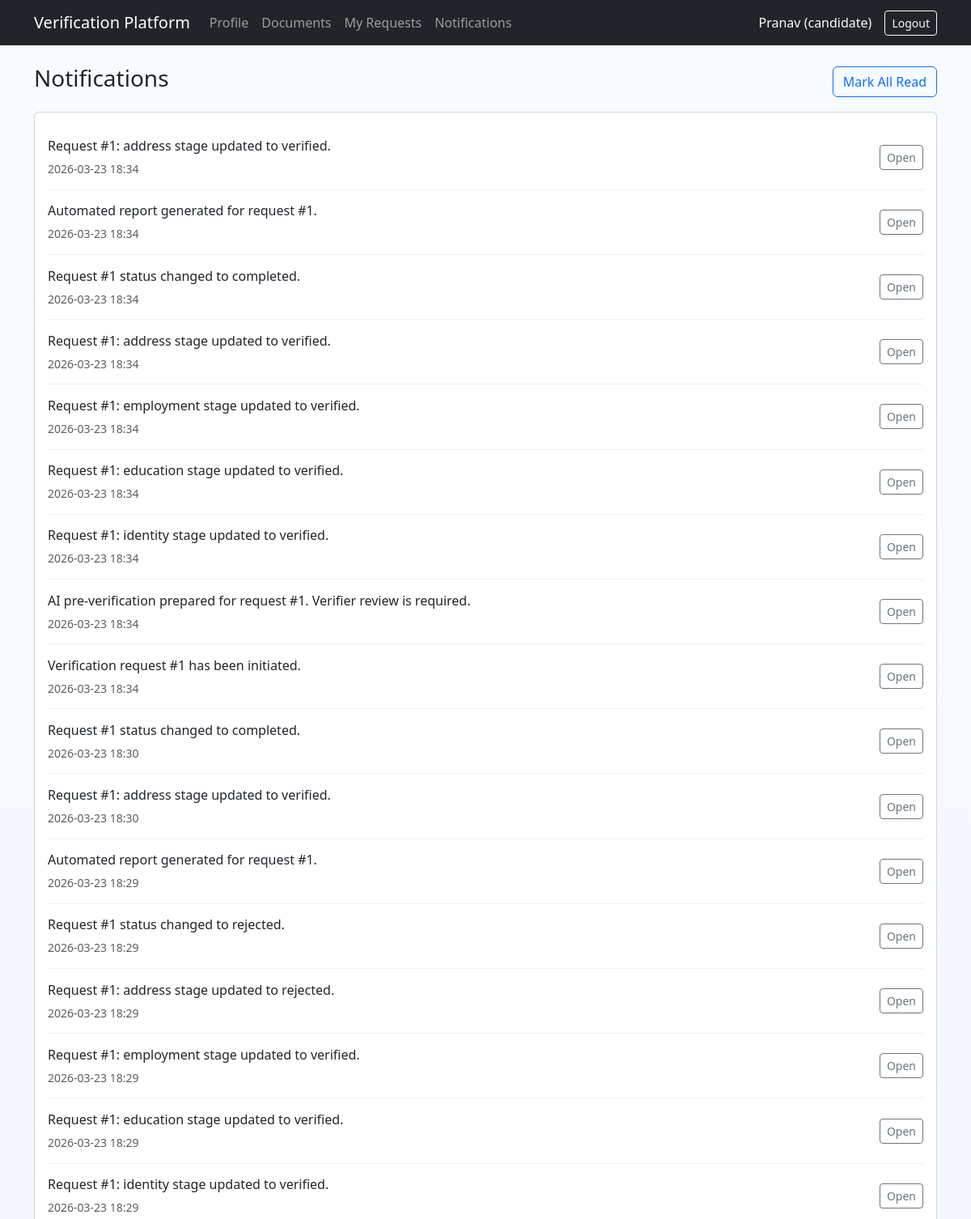
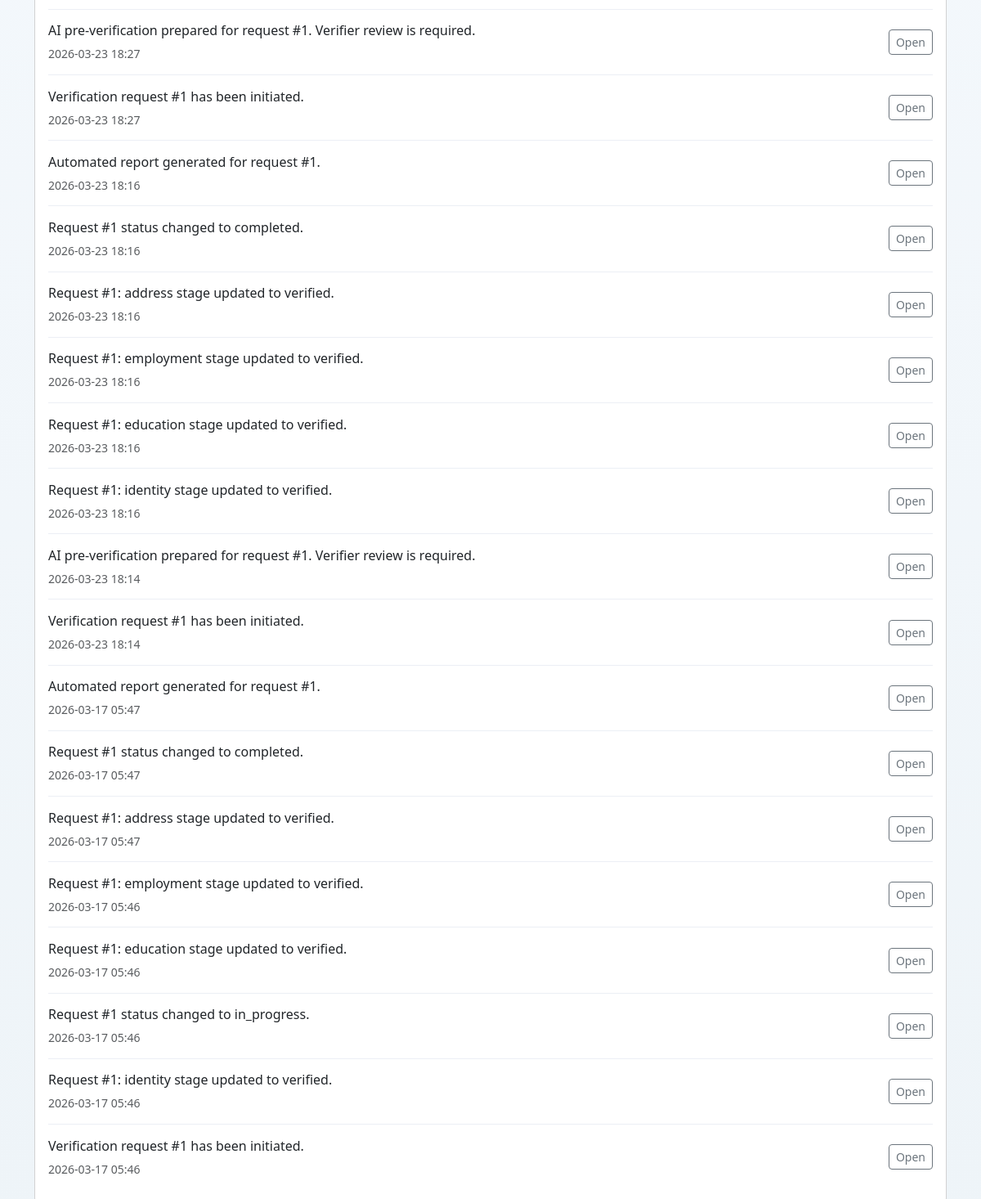
The page /notifications (signed in) on the database its author committed (2 pictures, top to bottom).
### app/models.py (models this page shows, shortened)
class User(UserMixin, db.Model):
    __tablename__ = "users"
    id = db.Column(db.Integer, primary_key=True)
    username = db.Column(db.String(80), unique=True, nullable=False)
    password_hash = db.Column(db.String(255), nullable=False)
    full_name = db.Column(db.String(120), nullable=False)
    email = db.Column(db.String(120), unique=True, nullable=False)
    role = db.Column(db.Enum(Role), nullable=False, default=Role.CANDIDATE)
    is_active_user = db.Column(db.Boolean, nullable=False, default=True)
    created_at = db.Column(db.DateTime, default=utcnow_naive, nullable=False)
    candidate_profile = db.relationship(
        "CandidateProfile", back_populates="user", uselist=False
    )
    created_requests = db.relationship(
        "VerificationRequest",
        back_populates="recruiter",
        foreign_keys="VerificationRequest.created_by_recruiter_id",
    )
    assigned_requests = db.relationship(
        "VerificationRequest",
        back_populates="assigned_verifier",
        foreign_keys="VerificationRequest.assigned_verifier_id",
    )
    uploaded_documents = db.relationship(
        "Document", back_populates="uploaded_by", foreign_keys="Document.uploaded_by_user_id"
    )
    notifications = db.relationship("Notification", back_populates="user")
    @property
    def is_active(self) -> bool:  # Flask-Login integration
        return self.is_active_user

class Notification(db.Model):
    __tablename__ = "notifications"
    id = db.Column(db.Integer, primary_key=True)
    user_id = db.Column(db.Integer, db.ForeignKey("users.id"), nullable=False)
    message = db.Column(db.String(255), nullable=False)
    link = db.Column(db.String(255), nullable=True)
    is_read = db.Column(db.Boolean, nullable=False, default=False)
    created_at = db.Column(db.DateTime, default=utcnow_naive, nullable=False)
    user = db.relationship("User", back_populates="notifications")

### app/routes.py (the view)
@main_bp.route("/notifications", endpoint="notifications")
@login_required
def main_notifications():
    items = (
        Notification.query.filter_by(user_id=current_user.id)
        .order_by(Notification.created_at.desc())
        .all()
    )
    return render_template("notifications.html", notifications=items)

### app/templates/notifications.html (shortened to what this page needs)
{% extends "base.html" %}
{% block content %}
<div class="d-flex justify-content-between align-items-center mb-3">
  <h1 class="h3">Notifications</h1>
  <form action="{{ url_for('main.mark_all_notifications_read') }}" method="post">
    <button class="btn btn-outline-primary" type="submit">Mark All Read</button>
  </form>
</div>
<div class="card">
  <div class="card-body">
    {% for note in notifications %}
      <div class="notification-item {% if not note.is_read %}notification-unread{% endif %}">
        <div>
          <p class="mb-1">{{ note.message }}</p>
          <small class="text-muted">{{ note.created_at.strftime('%Y-%m-%d %H:%M') }}</small>
        </div>
        <div class="d-flex gap-2">
          {% if note.link %}
            <a class="btn btn-sm btn-outline-secondary" href="{{ note.link }}">Open</a>
          {% endif %}
        </div>
      </div>
    {% else %}
      <p class="text-muted mb-0">No notifications available.</p>
    {% endfor %}
  </div>
</div>
{% endblock %}

### app/templates/base.html (shortened to what this page needs)
<!doctype html>
<html lang="en">
  <head>
    <link href="https://cdn.jsdelivr.net/npm/bootstrap@5.3.3/dist/css/bootstrap.min.css" rel="stylesheet">
    <link href="{{ url_for('static', filename='css/style.css') }}" rel="stylesheet">
  </head>
  <body>
    <nav class="navbar navbar-expand-lg navbar-dark bg-dark mb-4">
      <div class="container">
        <a class="navbar-brand" href="{{ url_for('main.index') }}">Verification Platform</a>
        <div class="collapse navbar-collapse" id="mainNav">
          <ul class="navbar-nav me-auto mb-2 mb-lg-0">
            {% if current_user.is_authenticated %}
              {% if current_user.role.value == 'admin' %}
                <li class="nav-item"><a class="nav-link" href="{{ url_for('admin.dashboard') }}">Dashboard</a></li>
                <li class="nav-item"><a class="nav-link" href="{{ url_for('admin.user_list') }}">Users</a></li>
                <li class="nav-item"><a class="nav-link" href="{{ url_for('admin.request_monitor') }}">Requests</a></li>
              {% elif current_user.role.value == 'candidate' %}
                <li class="nav-item"><a class="nav-link" href="{{ url_for('candidate.profile') }}">Profile</a></li>
                <li class="nav-item"><a class="nav-link" href="{{ url_for('candidate.documents') }}">Documents</a></li>
                <li class="nav-item"><a class="nav-link" href="{{ url_for('candidate.request_list') }}">My Requests</a></li>
              {% elif current_user.role.value == 'verifier' %}
                <li class="nav-item"><a class="nav-link" href="{{ url_for('verifier.task_list') }}">My Tasks</a></li>
              {% endif %}
              <li class="nav-item"><a class="nav-link" href="{{ url_for('main.notifications') }}">Notifications </a></li>
            {% endif %}
          </ul>
          <ul class="navbar-nav ms-auto">
            {% if current_user.is_authenticated %}
              <li class="nav-item text-light d-flex align-items-center me-3">
                {{ current_user.full_name }} ({{ current_user.role.value }})
              </li>
              <li class="nav-item">
                <form action="{{ url_for('auth.logout') }}" method="post" class="m-0">
                  <button class="btn btn-outline-light btn-sm" type="submit">Logout</button>
                </form>
              </li>
            {% else %}
              <li class="nav-item"><a class="nav-link" href="{{ url_for('auth.login') }}">Login</a></li>
              <li class="nav-item"><a class="nav-link" href="{{ url_for('auth.register_candidate') }}">Register</a></li>
            {% endif %}
          </ul>
        </div>
      </div>
    </nav>
    <main class="container mb-5">
      {% block content %}{% endblock %}
    </main>
  </body>
</html>

### app/static/css/style.css (style rules this page uses)
body { background: linear-gradient(180deg, #f8fbff 0%, #eef4f8 100%); }
.notification-item { display: flex; justify-content: space-between; gap: 1rem; align-items: center; border-bottom: 1px solid #eceff5; padding: 0.85rem 0; }
.notification-item:last-child { border-bottom: none; }

### rows shown on the page
User: full_name "Pranav", role.value "candidate"
Notification: message "Request #1: address stage updated to verified.", created_at "2026-03-23 18:34"
Notification: message "Automated report generated for request #1.", created_at "2026-03-23 18:34"
Notification: message "Request #1 status changed to completed.", created_at "2026-03-23 18:34"
Notification: message "Request #1: address stage updated to verified.", created_at "2026-03-23 18:34"
Notification: message "Request #1: employment stage updated to verified.", created_at "2026-03-23 18:34"
Notification: message "Request #1: education stage updated to verified.", created_at "2026-03-23 18:34"
Notification: message "Request #1: identity stage updated to verified.", created_at "2026-03-23 18:34"
Notification: message "AI pre-verification prepared for request #1. Verifier review is required.", created_at "2026-03-23 18:34"
Notification: message "Verification request #1 has been initiated.", created_at "2026-03-23 18:34"
Notification: message "Request #1 status changed to completed.", created_at "2026-03-23 18:30"
Notification: message "Request #1: address stage updated to verified.", created_at "2026-03-23 18:30"
Notification: message "Automated report generated for request #1.", created_at "2026-03-23 18:29"
Notification: message "Request #1 status changed to rejected.", created_at "2026-03-23 18:29"
Notification: message "Request #1: address stage updated to rejected.", created_at "2026-03-23 18:29"
Notification: message "Request #1: employment stage updated to verified.", created_at "2026-03-23 18:29"
Notification: message "Request #1: education stage updated to verified.", created_at "2026-03-23 18:29"
Notification: message "Request #1: identity stage updated to verified.", created_at "2026-03-23 18:29"
Notification: message "AI pre-verification prepared for request #1. Verifier review is required.", created_at "2026-03-23 18:27"
Notification: message "Verification request #1 has been initiated.", created_at "2026-03-23 18:27"
Notification: message "Automated report generated for request #1.", created_at "2026-03-23 18:16"
Notification: message "Request #1 status changed to completed.", created_at "2026-03-23 18:16"
Notification: message "Request #1: address stage updated to verified.", created_at "2026-03-23 18:16"
Notification: message "Request #1: employment stage updated to verified.", created_at "2026-03-23 18:16"
Notification: message "Request #1: education stage updated to verified.", created_at "2026-03-23 18:16"
Notification: message "Request #1: identity stage updated to verified.", created_at "2026-03-23 18:16"
Notification: message "AI pre-verification prepared for request #1. Verifier review is required.", created_at "2026-03-23 18:14"
Notification: message "Verification request #1 has been initiated.", created_at "2026-03-23 18:14"
Notification: message "Automated report generated for request #1.", created_at "2026-03-17 05:47"
Notification: message "Request #1 status changed to completed.", created_at "2026-03-17 05:47"
Notification: message "Request #1: address stage updated to verified.", created_at "2026-03-17 05:47"
Notification: message "Request #1: employment stage updated to verified.", created_at "2026-03-17 05:46"
Notification: message "Request #1: education stage updated to verified.", created_at "2026-03-17 05:46"
Notification: message "Request #1 status changed to in_progress.", created_at "2026-03-17 05:46"
Notification: message "Request #1: identity stage updated to verified.", created_at "2026-03-17 05:46"
Notification: message "Verification request #1 has been initiated.", created_at "2026-03-17 05:46"
